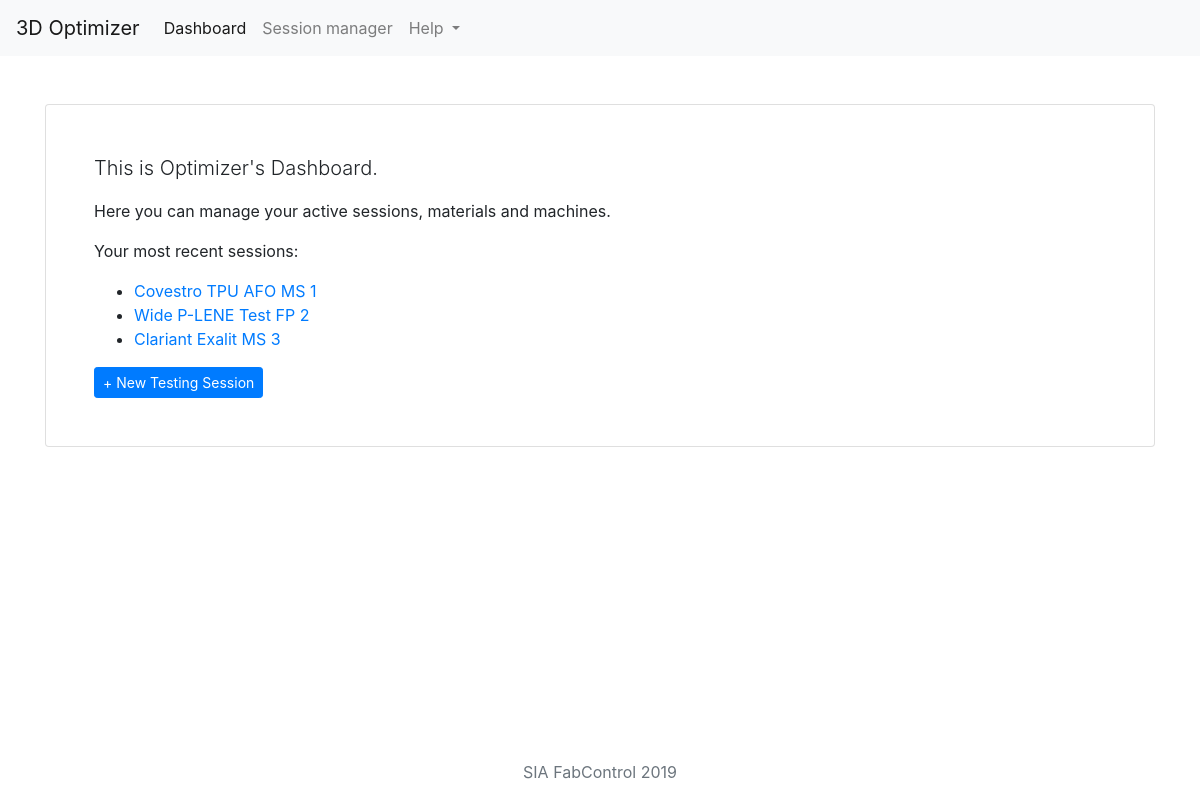
/dashboard, run on the app's committed database.
### session/models.py (models this page shows, shortened)
class Session(models.Model):
    number = models.IntegerField(default=0)
    name = models.CharField(default="Untitled", max_length=20)
    pub_date = models.DateTimeField(default=datetime.now, blank=True)
    TARGET_CHOICES = [("MS", "Mechanical Strength"), ("A", "Aesthetics"), ("FP", "Fast Printing")]
    target = models.CharField(max_length=20, choices=TARGET_CHOICES, default="MS")
    TEST_NUMBER_CHOICES = [("01", "First-layer printing height test"), ("03", "Extrusion temperature test")]
    test_number = models.CharField(max_length=20, choices=TEST_NUMBER_CHOICES, default="01")
    SLICER_CHOICES = [("Prusa", "Slic3r PE"), ("Simplify3D", "Simplify3D"), ("Cura", "Cura")]
    slicer = models.CharField(max_length=20, choices=SLICER_CHOICES, default="Prusa")
    machine = models.ForeignKey(Machine, on_delete=models.SET_NULL, null=True)
    material = models.ForeignKey(Material, on_delete=models.SET_NULL, null=True)

### session/views.py (the view)
# urls.py: path('dashboard', views.dashboard, name='dashboard'),
def dashboard(request):
    latest_sessions = Session.objects.order_by('number')[:5]
    context = {'latest_sessions': latest_sessions}
    return render(request, 'session/dashboard.html', context)

### session/templates/session/dashboard.html (shortened to what this page needs)
{% extends "session/base.html" %}
{% block content %}
<div class="container pt-5">
  <div class="card p-5">
    <div class"col">
      <p class="lead">
        This is Optimizer's Dashboard.
      </p>
      <p>
        Here you can manage your active sessions, materials and machines.
      </p>
      <p>Your most recent sessions:</p>
      {% if latest_sessions %}
      <ul>
        {% for session in latest_sessions %}
        <li><a href="{% url 'session_detail' session.number %}">{{ session.name }} {{ session.target }} {{ session.pk }}</a></li>
        {% endfor %}
      </ul>
      {% endif %}
      <button type="button" onclick="location.href='{% url 'new_session' %}'" class="btn btn-primary btn-sm">+ New Testing Session</button>
    </div>
  </div>
</div>
{% endblock %}

### data on the page
Session: name "Covestro TPU AFO", target "MS", pk "1"
Session: name "Wide P-LENE Test", target "FP", pk "2"
Session: name "Clariant Exalit", target "MS", pk "3"
